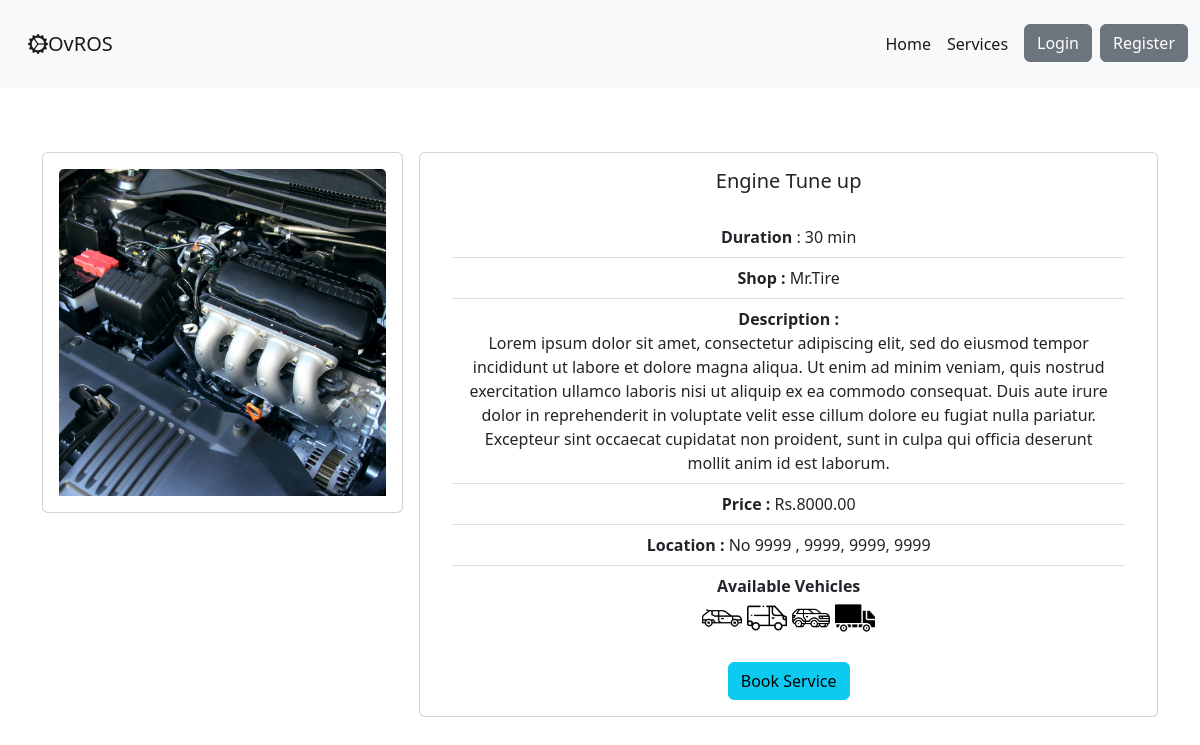
The app's page /service/service/1, older data.
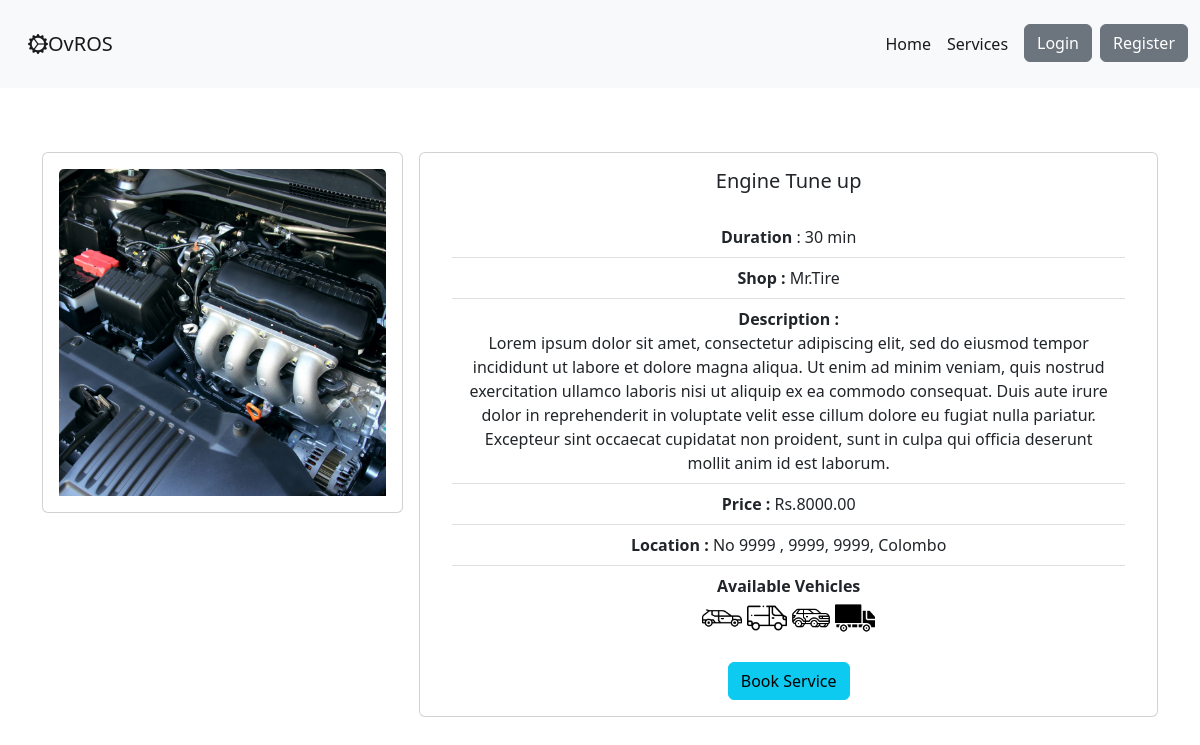
The same page, newer data.
### ovros_service_module/models.py (models this page shows, shortened)
class Service(models.Model):
    shop = models.ForeignKey(to=ShopProfile, on_delete=models.CASCADE)
    service_name = models.CharField(max_length=100)
    service_image = models.ImageField(upload_to='images/service_img', blank=True)
    service_description = models.CharField(max_length=500, default='', blank=True)
    service_price = models.DecimalField(max_digits=10, decimal_places=2)
    service_duration = models.CharField(max_length=5)
    is_for_car = models.BooleanField(verbose_name="Available for car", default=False)
    is_for_van = models.BooleanField(verbose_name="Available for van", default=False)
    is_for_suv = models.BooleanField(verbose_name="Available for suv", default=False)
    is_for_lorry = models.BooleanField(verbose_name="Available for lorry", default=False)
    is_for_bike = models.BooleanField(verbose_name="Available for bike", default=False)
    service_availability = models.BooleanField(
        verbose_name="Service availability",
        default=False,
        help_text="is service available currently"
    )
    date_created = models.DateField(auto_now_add=True)
    date_updated = models.DateField(auto_now=True)

### ovros_user_module/models.py (models this page shows, shortened)
class ShopProfile(models.Model):
    user = models.OneToOneField(settings.AUTH_USER_MODEL, on_delete=models.CASCADE)
    user_role = models.CharField('Type', max_length=40, choices=Types.choices, default=Types.USER_SHOP)
    shop_name = models.CharField(max_length=100, help_text="Service Shop name")
    shop_address_no = models.CharField(
        max_length=200,
        help_text="Service Shop address Number",
        default=9999
    )
    shop_address_street = models.CharField(
        max_length=200,
        help_text="Service Shop address street",
        default=9999
    )
    shop_address_city = models.CharField(
        max_length=200,
        help_text="Service Shop address city",
        default=9999
    )
    shop_address_district = models.CharField(
        max_length=200,
        help_text="Service Shop address district",
        default=9999
    )
    shop_contact = models.CharField(max_length=10)
    def get_full_address(self):
        return f'No {self.shop_address_no} , ' \
               f'{self.shop_address_street}, ' \
               f'{self.shop_address_city}, ' \
               f'{self.shop_address_district}'

### ovros_service_module/views.py (the view)
# urls.py: path('service/<service_id>', views.service_detail, name='service_detail'),
def service_detail(request, service_id):
    if request.user.is_authenticated:
        user_profile_role = request.session['profile_data']['profile_data']['profile_role']
        print(service_id, '  ', user_profile_role)
    else:
        user_profile_role = "USER_CUSTOMER"
    service = Service.objects.get(id=service_id)
    return render(request, 'services/service_detail.html',
                  {'service': service,
                   'user_role': user_profile_role
                   })

### ovros_user_module/context_processors.py (called while the page is built)
def profile_data(request):
    return {'profile_data': ProfileData(request)}

### templates/services/service_detail.html (shortened to what the changed rows need)
{% extends 'base.html' %}
{% load static %}
{% block content %}
    <section id="ovros-service">
        <div class="container">
            <div class="row my-5 g-3">
                <div class="col-12 col-md-6 col-lg-4">
                    <div class="card">
                        <div class="card-body text-center">
                            {% if service.service_image is None %}
                                <img src="{% static 'images/card-header-default.jpg' %}" class="card-img-top"
                                     alt="...">
                            {% else %}
                                <img src="{{ service.service_image.url }}" class="card-img-top" alt="...">
                            {% endif %}
                        </div>
                    </div>
                </div>
                <div class="col-12 col-md-6 col-lg-8">
                    <div class="card">
                        <div class="card-body text-center">
                            <h5 class="card-title">{{ service.service_name }}</h5>
                            <div class="card-body ">
                                <div class="list-group">
                                    <ul class="list-group list-group-flush">
                                        <li class="list-group-item"><strong>Duration</strong>
                                            : {{ service.service_duration }} min
                                        </li>
                                        <li class="list-group-item"><strong>Shop
                                            : </strong>{{ service.shop.shop_name }}</li>
                                        <li class="list-group-item"><strong>Description
                                            :</strong> <br>{{ service.service_description }}</li>
                                        <li class="list-group-item"><strong>Price
                                            :</strong> <span>Rs.</span>{{ service.service_price }}</li>
                                        <li class="list-group-item"><strong>Location
                                            :</strong> {{ service.shop.get_full_address }}</li>
                                        <li class="list-group-item"><strong>Available Vehicles </strong>
                                            <div>
                                            </div>
                                        </li>
                                    </ul>
                                </div>
                            </div>
                            {% if user_role == "USER_CUSTOMER" %}
                                <a href="{% url 'add_booking' service.id %}" class="btn btn-info ">Book Service</a>
                            {% endif %}
                        </div>
                    </div>
                </div>
            </div>
        </div>
    </section>
{% endblock %}

Row changes from the older to the newer data that the page shows:
changed through a linked row, Service "Engine Tune up": shop.get_full_address "No 9999 , 9999, 9999, 9999" → "No 9999 , 9999, 9999, Colombo"
